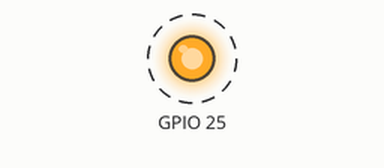
Simulated run of this program. Board: Raspberry Pi (BCM pin numbers). Parts: output pins drawn as LEDs (lit = HIGH). Dashed ring = blinking.

Above: at 0.2 s.
Timing chart, 0 to 3.0 s (numbered marks = the images above):
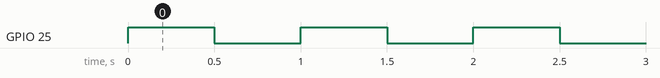

Measured:
- by itself, GPIO 25: alternates HIGH for 0.50 s and LOW for 0.50 s

The program:

blink.py
```python
import RPi.GPIO as GPIO
from time import sleep

#Use GPIO number instead of Pin number
GPIO.setmode(GPIO.BCM)
#Make GPIO 25 output
GPIO.setup(25, GPIO.OUT)

try:
    while True:
            GPIO.output(25, GPIO.HIGH)
            sleep(0.5)
            GPIO.output(25, GPIO.LOW)
            sleep(0.5)

#No error occurs when Ctrl+C is pushed.
except KeyboardInterrupt:
    pass

#Release GPIO
GPIO.cleanup()
```
